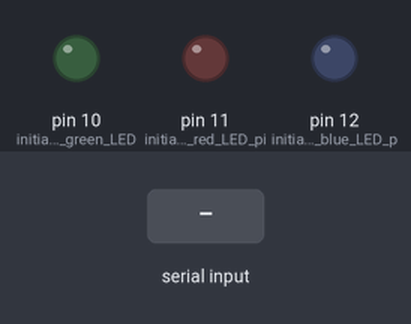
Bench run of a sketch on a simulated Arduino Uno, built with avr-gcc and run on an emulated ATmega328P. Parts: output pins drawn as LEDs (lit = HIGH). Inputs (shaded band) come from the test bench. What the sketch prints to the serial monitor is not drawn.

Above: at 1.2 s.
1.3 s: "R" received over Serial
At 2.5 s:
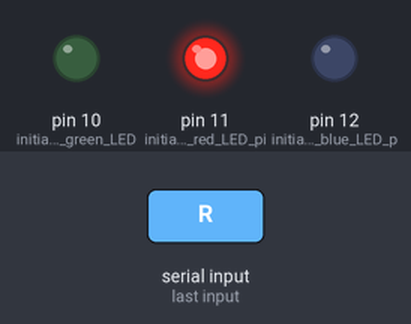
2.8 s: "G" received over Serial
At 3.8 s:
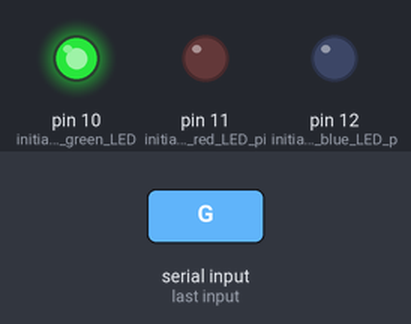
4.3 s: "B" received over Serial
At 5.0 s:
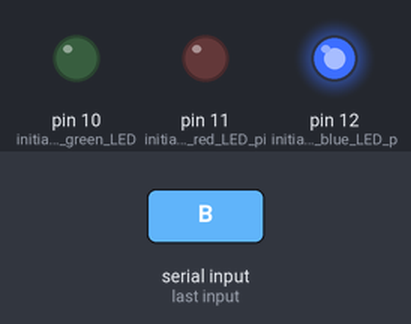
Timing chart, 0 to 7.3 s (numbered marks = the images above; inputs shaded):
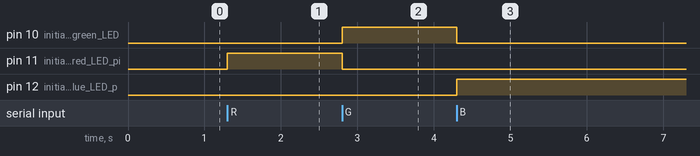

Measured:
- after the input at 1.3 s, pin 11 (initialize_the_red_LED_pi): LOW → HIGH at once
- after the input at 2.8 s, pin 10 (initialize_the_green_LED): LOW → HIGH at once; pin 11 (initialize_the_red_LED_pi): HIGH → LOW at once
- after the input at 4.3 s, pin 10 (initialize_the_green_LED): HIGH → LOW at once; pin 12 (initialize_the_blue_LED_p): LOW → HIGH at once

The sketch:

DigitalBusStop.ino
```cpp
void setup() {
Serial.begin(9600); // initialize serial communication
pinMode(12, OUTPUT); // initialize the blue LED pin as an output
pinMode(11, OUTPUT); // initialize the red LED pin as an output
pinMode(10, OUTPUT); // initialize the green LED pin as an output

}


void loop() {
if (Serial.available() > 0) { // see if there's incoming serial data
 int inByte = Serial.read();   // read it

Serial.write(inByte);
if (inByte == 82) { // if bus is 5 minutes away, should be RED
digitalWrite(11, HIGH); // turn on the red LED by the amount of increase
} else {digitalWrite(11, LOW);};

if ( inByte == 71) { // if bus is 10 minutes away, should be GREEN
digitalWrite(10, HIGH); //
} else {digitalWrite(10, LOW);};

if (inByte == 66 ) { // if bus is 15 minutes away, should be BLUE
 digitalWrite(12, HIGH); // turn on the red LED by the amount of increase
} else {digitalWrite(12, LOW);};}

}
```
